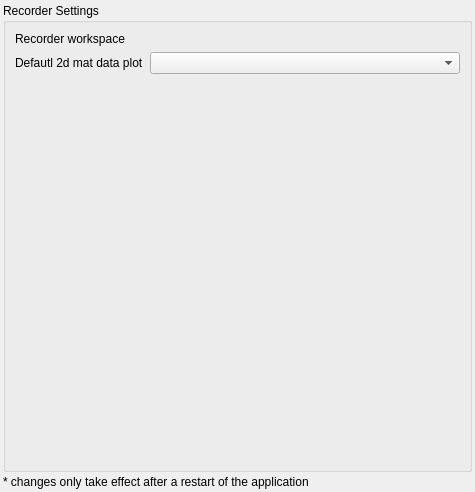
<?xml version="1.0" encoding="UTF-8"?>
<ui version="4.0">
 <class>SettingsWidget</class>
 <widget class="QWidget" name="SettingsWidget">
  <property name="geometry">
   <rect>
    <x>0</x>
    <y>0</y>
    <width>475</width>
    <height>492</height>
   </rect>
  </property>
  <property name="windowTitle">
   <string>Form</string>
  </property>
  <layout class="QVBoxLayout" name="verticalLayout" stretch="1,0">
   <property name="spacing">
    <number>3</number>
   </property>
   <property name="margin">
    <number>3</number>
   </property>
   <item>
    <widget class="QGroupBox" name="groupBox_2">
     <property name="title">
      <string>Recorder Settings</string>
     </property>
     <layout class="QFormLayout" name="formLayout_2">
      <item row="0" column="0">
       <widget class="QLabel" name="label_3">
        <property name="text">
         <string>Recorder workspace</string>
        </property>
       </widget>
      </item>
      <item row="0" column="1">
       <widget class="cedar::aux::gui::DirectoryParameter" name="mpRecorderWorkspaceEdit" native="true"/>
      </item>
      <item row="1" column="0">
       <widget class="QLabel" name="label">
        <property name="text">
         <string>Defautl 2d mat data plot</string>
        </property>
       </widget>
      </item>
      <item row="1" column="1">
       <widget class="QComboBox" name="mpDefault2dMatDataPlot"/>
      </item>
     </layout>
    </widget>
   </item>
   <item>
    <widget class="QLabel" name="label_2">
     <property name="text">
      <string>* changes only take effect after a restart of the application</string>
     </property>
    </widget>
   </item>
  </layout>
 </widget>
 <customwidgets>
  <customwidget>
   <class>cedar::aux::gui::DirectoryParameter</class>
   <extends>QWidget</extends>
   <header>cedar/auxiliaries/gui/DirectoryParameter.h</header>
   <container>1</container>
  </customwidget>
 </customwidgets>
 <resources/>
 <connections/>
</ui>
